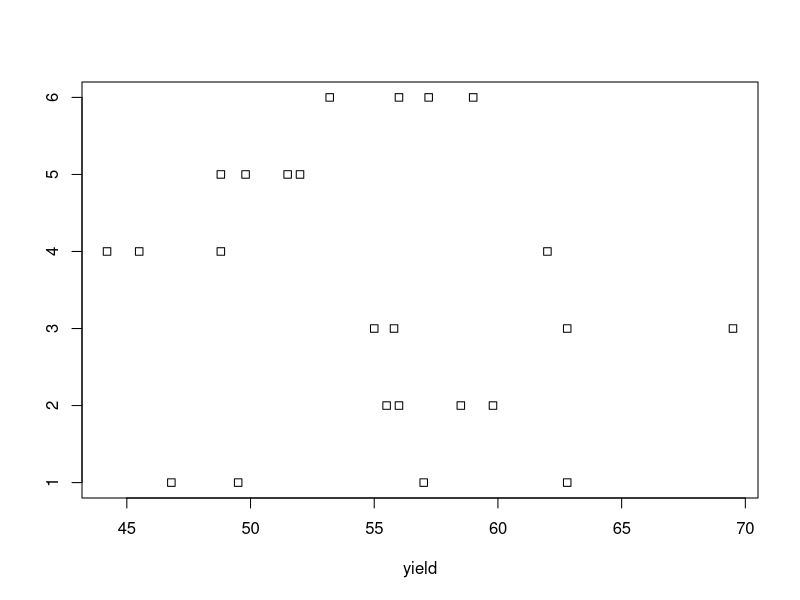
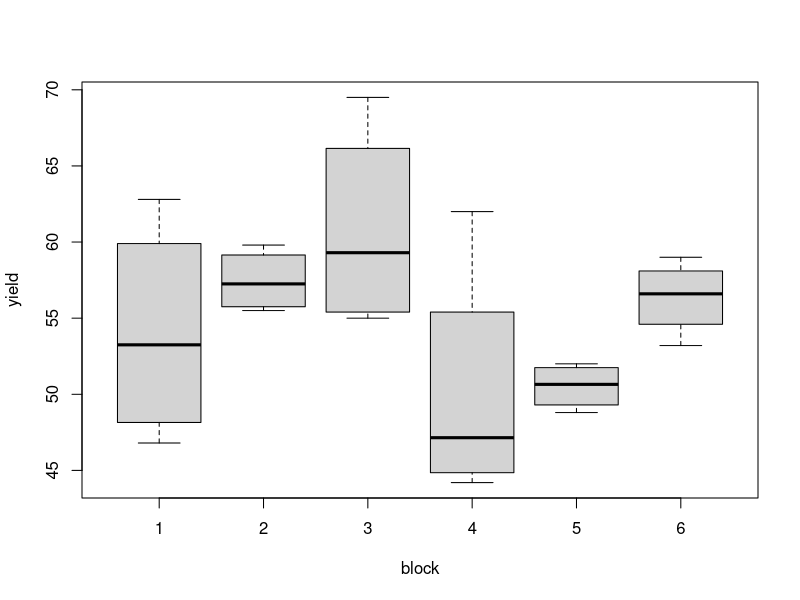
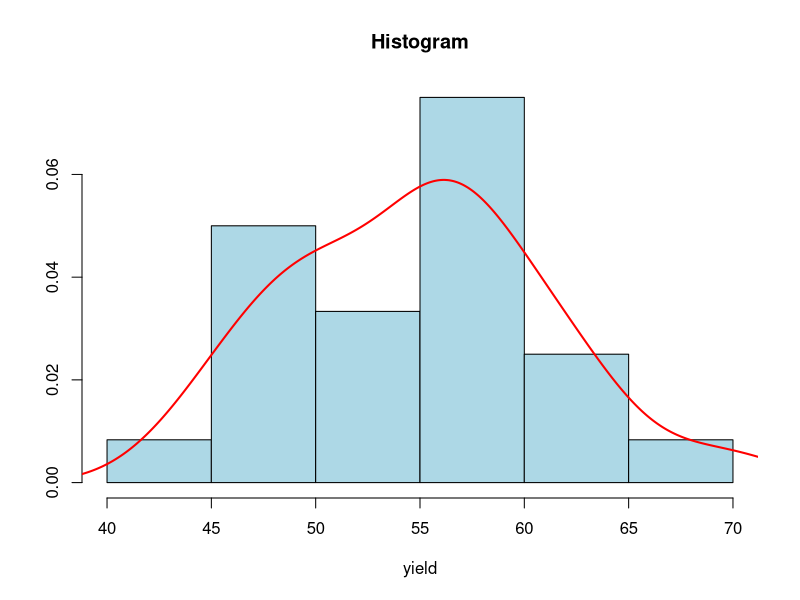
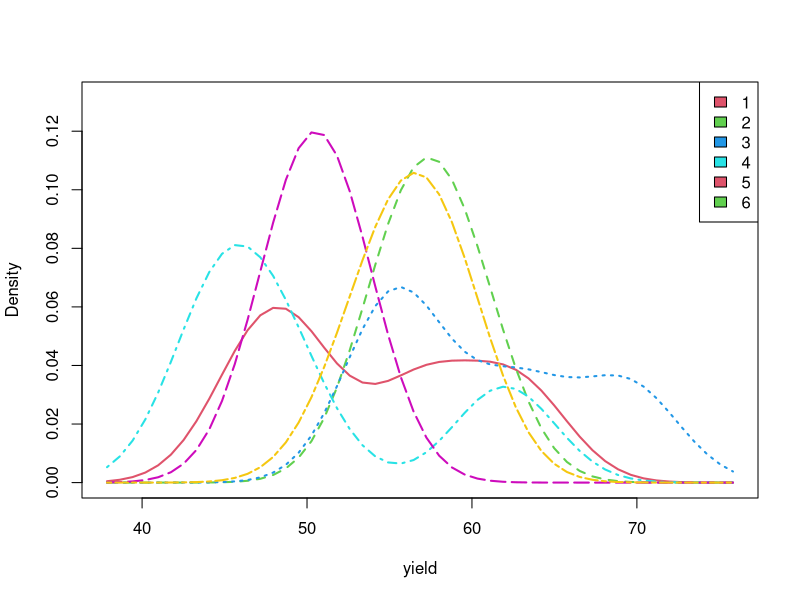
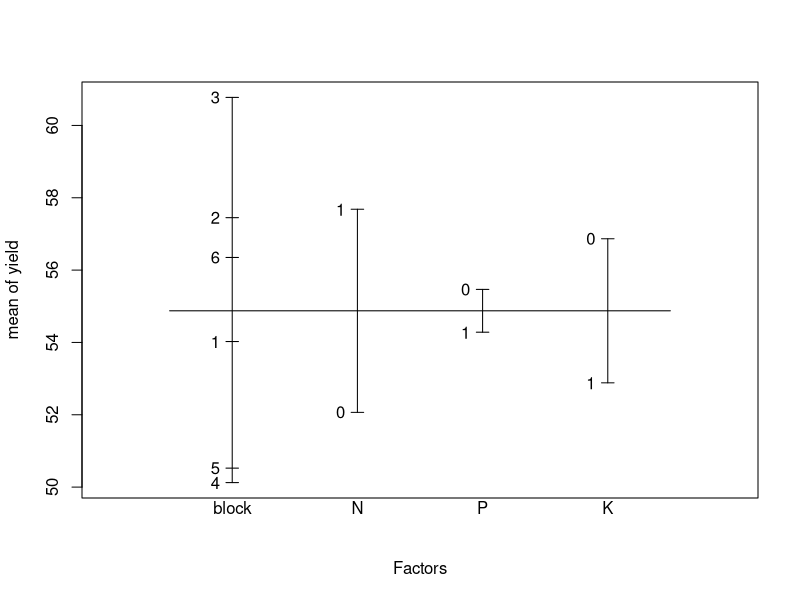
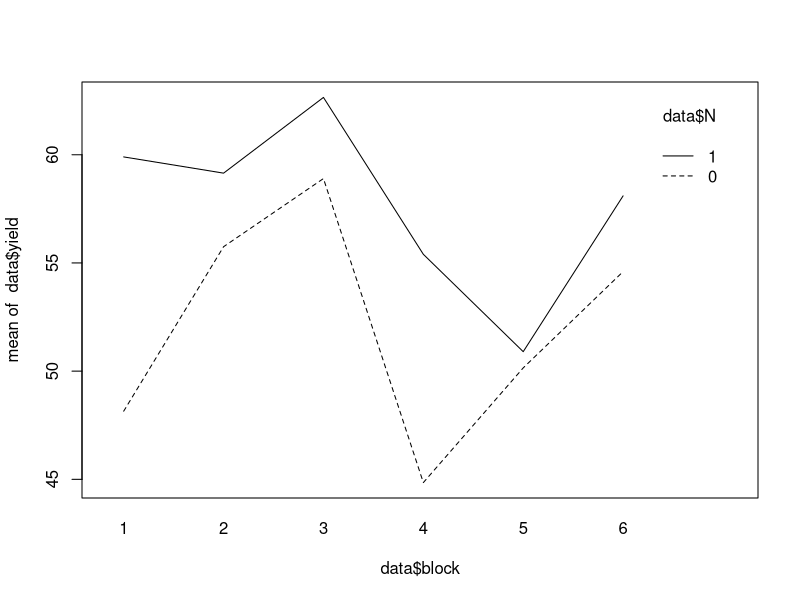
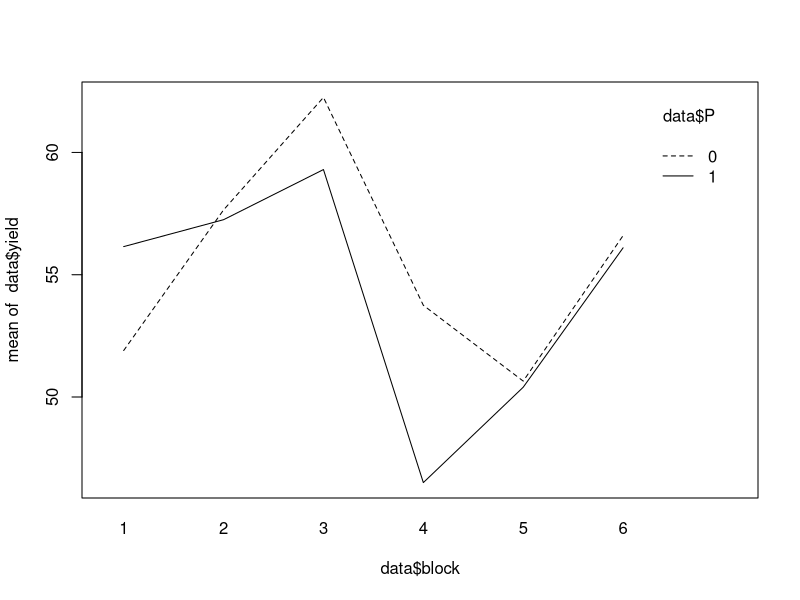
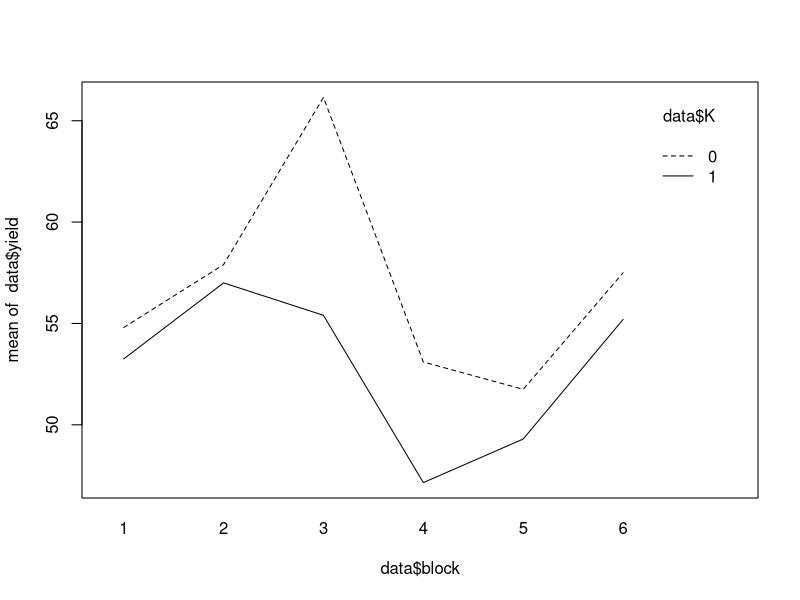

Reproduce these figures in R, in order.
library("sm")

data <- npk
print(lapply(list(data), summary))

means <- tapply(data$yield, data$block, mean)
print(means)

stripchart(yield ~ block, data = data)
plot(yield ~ block, data = data)

hist(data$yield, breaks = 6, freq = FALSE, col = "lightblue",
     xlab = "yield", ylab = "", main = "Histogram")
lines(density(data$yield), col = "red", lwd = 2)

sm.density.compare(data$yield, data$block, lwd = 2, xlab = "yield", main = "Density by yield")
legend("topright", levels(data$block), fill = c(2:5))

print(shapiro.test(data$yield))

print(bartlett.test(data$yield, data$block))

# one-factor analysis
print(summary(aov(yield ~ block, data = data)))

print(summary(lm(yield ~ block, data = data)))

print(oneway.test(yield ~  block, data = data))

# two-factor analysis
plot.design(data)
interaction.plot(data$block, data$N, data$yield)
interaction.plot(data$block, data$P, data$yield)
interaction.plot(data$block, data$K, data$yield)

print(summary(aov(yield ~ N + block + N:block, data = data)))
print(summary(aov(yield ~ P + block + P:block, data = data)))
print(summary(aov(yield ~ P + block + P:block, data = data)))
